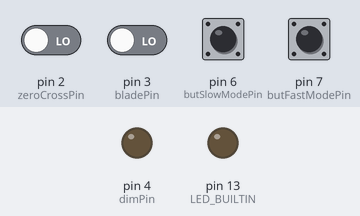
A sketch run on a simulated Arduino Uno, built with avr-gcc and run on an emulated ATmega328P. Parts: output pins drawn as LEDs (lit = HIGH). The inputs (shaded band) are chosen by the test bench; at power-on: pin 6 (butSlowModePin), pin 7 (butFastModePin) HIGH, pin 2 (zeroCrossPin), pin 3 (bladePin) LOW. EEPROM starts erased.

Above: at 1.2 s.
1.3 s: pin 6 (butSlowModePin) pulsed LOW 5 times (0.12 s each, 0.3 s apart)
At 3.26 s:
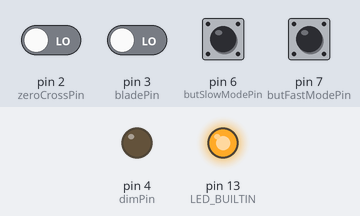
Timing chart, 0 to 11.8 s (numbered marks = the images above; inputs shaded):
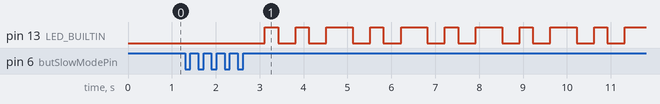

Measured:
- after the input at 1.3 s, pin 13 (LED_BUILTIN): LOW → HIGH after 1.8 s, then repeats every 1.7 s: LOW 0.40 s, HIGH 0.30 s, LOW 0.40 s, HIGH 0.60 s

The sketch:

main.ino
```cpp
#define dimPin 4
#define zeroCrossPin 2
#define bladePin 3
#define blades 7 // количество лопастей
#define butSlowModePin 6
#define butFastModePin 7
#define periodCounter 262 // мс, время подсчета лопастей, максимально 262 мс
#define INIT_ADDR 1023  // номер ячейки ключа первого запуска
#define INIT_KEY 85     // ключ первого запуска. 01010101

#define PID_INTEGER
#include "GyverPID.h"
#include "GyverTimers.h"
#include "GyverFilters.h"
#include "GyverButton.h"
#include <EEPROM.h>

enum {
  SLOW,
  MEDIUM,
  FAST
} speedMode;
uint16_t FAN_SPEED_SLOW; // = 1400;
uint16_t FAN_SPEED_MEDIUM; // = 1720;
uint16_t FAN_SPEED_FAST; // = 2500;
uint16_t bladesCount;
uint16_t fanSpeed; // оборотов в минуту
uint16_t bladeSpeed; // сколько лопастей должно пройти под датчиков за время periodCounter
uint16_t dimmNullPeriod; // dimmNullPeriod  0 - 10000
uint8_t isBladePrev; // значение считанного сигнала на предыдущем шаге
uint8_t isBladeNow; // значение считанного сигнала

volatile boolean ifCountingBlades; // флаг, ведётся ли подсчёт лопастей
boolean isEditMode; // флаг, что мы в режиме выставлеения скорости оборотов

GMedian<5, uint8_t> filterBlade;
GButton butSlowMode(butSlowModePin, HIGH_PULL);
GButton butFastMode(butFastModePin, HIGH_PULL);
uint32_t lastTimeClick;

GyverPID regulator(3, 20, 1); // (kp, ki, kd, dt)

void setup() {
  //pinMode(butSlowModePin, INPUT_PULLUP);
  //pinMode(butFastModePin, INPUT_PULLUP);

  pinMode(bladePin, INPUT);

  pinMode(zeroCrossPin, INPUT);                 // настраиваем порт на вход для отслеживания прохождения сигнала через ноль
  attachInterrupt(0, ISR_ZeroCross, RISING);    // настроить срабатывание прерывания на восходящий уровень

  pinMode(dimPin, OUTPUT);
  digitalWrite(dimPin, LOW);

  pinMode(LED_BUILTIN, OUTPUT);

  // прочитаем из EEPROM значения скоростей SLOW, MEDIUM, FAST
  if (EEPROM.read(INIT_ADDR) != INIT_KEY) { // первый запуск
    EEPROM.write(INIT_ADDR, INIT_KEY);    // записали ключ
    EEPROM.put(0, 1400); // FAN_SPEED_SLOW
    EEPROM.put(2, 1700); // FAN_SPEED_MEDIUM
    EEPROM.put(4, 2500); // FAN_SPEED_FAST
  }
  EEPROM.get(0, FAN_SPEED_SLOW);
  EEPROM.get(2, FAN_SPEED_MEDIUM);
  EEPROM.get(4, FAN_SPEED_FAST);

  //fanSpeed = FAN_SPEED_MEDIUM; // оборотов в минуту
  //SetSpeed(FAN_SPEED_MEDIUM);
  //bladeSpeed = (uint16_t) ((uint32_t)fanSpeed * blades * periodCounter / 60000); // сколько лопастей пройдёт под датчиком за время счёта
  //dimmNullPeriod = 5000;

  regulator.setDirection(REVERSE);  // направление регулирования (NORMAL/REVERSE). ПО УМОЛЧАНИЮ СТОИТ NORMAL
  regulator.setLimits(0, 10000);    // пределы
  regulator.setpoint = bladeSpeed;  // сообщаем регулятору величину, которую он должен поддерживать
  regulator.setDt(periodCounter);   // установка времени итерации в мс

  // настроим таймер
  Timer1.setPeriod((uint32_t) periodCounter * 1000); // установим таймер на подсчет лопастей в мкс
  Timer1.enableISR(CHANNEL_A);

  Timer2.enableISR(CHANNEL_A);
}

void loop() {
  // расчёт значения диммировния
  if (!ifCountingBlades) {
    regulator.input = bladesCount;   // сообщаем регулятору текущую скорость лопастей
    dimmNullPeriod = regulator.getResult();

    bladesCount = 0;
    ifCountingBlades = true;
    Timer1.restart();
  }

  // подсчёт скорости вращения вентилятор в лопостях
  isBladePrev = isBladeNow;
  isBladeNow = filterBlade.filtered(digitalRead(bladePin));
  if (ifCountingBlades && isBladePrev != isBladeNow) {
    bladesCount++;
  }

  // опрос кнопок выбора режима работы
  butSlowMode.tick();
  butFastMode.tick();
  switch (butSlowMode.getClicks()) {
    case 3:
      SetSpeed(SLOW);
      isEditMode = true;
      LedBlink(1);
      lastTimeClick = millis();
      break;
    case 4:
      SetSpeed(MEDIUM);
      isEditMode = true;
      LedBlink(2);
      lastTimeClick = millis();
      break;
    case 5:
      SetSpeed(FAST);
      isEditMode = true;
      LedBlink(3);
      lastTimeClick = millis();
      break;
  }
  switch (butFastMode.getClicks()) {
    case 3:
      BlinkRateSpeed(FAN_SPEED_SLOW);
      break;
    case 4:
      BlinkRateSpeed(FAN_SPEED_MEDIUM);
      break;
    case 5:
      BlinkRateSpeed(FAN_SPEED_FAST);
      break;
  }

  if (!isEditMode) { // если мы не в режиме опроса кнопок, то обрабатываем нажатия обычным способом, иначе игнорируем
    if (butSlowMode.isHold()) { // если переключатель скорости работы выбран на минимальную скорость
      SetSpeed(SLOW);
    } else if (butFastMode.isHold()) { // максимальная скорость работы
      SetSpeed(FAST);
    } else { // средняя скорость работы
      SetSpeed(MEDIUM);
    }
  } else {
    if (butSlowMode.isClick()){
      switch (speedMode) {
        case SLOW:
          FAN_SPEED_SLOW -= 20;
          break;
        case MEDIUM:
          FAN_SPEED_MEDIUM -= 20;
          break;
        case FAST:
          FAN_SPEED_FAST -= 20;
          break;
      }
      SetSpeed(speedMode, true);
      lastTimeClick = millis();
    }
    if (butFastMode.isClick()){
      switch (speedMode) {
        case SLOW:
          FAN_SPEED_SLOW += 20;
          break;
        case MEDIUM:
          FAN_SPEED_MEDIUM += 20;
          break;
        case FAST:
          FAN_SPEED_FAST += 20;
          break;
      }
      SetSpeed(speedMode, true);
      lastTimeClick = millis();
    }

    // если в течении 15 сек не нажимались кнопки, запишем в EEPROM
    if (millis() - lastTimeClick > 15000) {
      switch (speedMode) { // запишем в EEPROM значения скоростей SLOW, MEDIUM, FAST
        case SLOW:
          EEPROM.put(0, FAN_SPEED_SLOW);
          break;
        case MEDIUM:
          EEPROM.put(2, FAN_SPEED_MEDIUM);
          break;
        case FAST:
          EEPROM.put(4, FAN_SPEED_FAST);
          break;
      }
      isEditMode = false;
      LedBlink(3);
    }
  }
}

//----------------------ОБРАБОТЧИКИ ПРЕРЫВАНИЙ--------------------------
ISR(TIMER1_A) {
  ifCountingBlades = false;
  Timer1.pause();
}

void ISR_ZeroCross() {    // обработка внешнего прерывания на пересекание нуля снизу
  digitalWrite(dimPin, LOW);
  Timer2.setPeriod(dimmNullPeriod);
}

ISR(TIMER2_A) {
  digitalWrite(dimPin, HIGH);
  Timer2.stop();
}
//----------------------ОБРАБОТЧИКИ ПРЕРЫВАНИЙ--------------------------
```

ButtonFunction.ino
```cpp
void SetSpeed(uint8_t setMode) {
  SetSpeed(setMode, false);
}

void SetSpeed(uint8_t setMode, boolean force) {
  if (force == false) {
    switch (setMode) {
      case SLOW:
        if (speedMode != SLOW) {
          speedMode = SLOW;
          fanSpeed = FAN_SPEED_SLOW;
          bladeSpeed = (uint16_t) ((uint32_t)fanSpeed * blades * periodCounter / 30000);
          regulator.setpoint = bladeSpeed;
        }
        break;
      case MEDIUM:
        if (speedMode != MEDIUM) {
          speedMode = MEDIUM;
          fanSpeed = FAN_SPEED_MEDIUM;
          bladeSpeed = (uint16_t) ((uint32_t)fanSpeed * blades * periodCounter / 30000);
          regulator.setpoint = bladeSpeed;
        }
        break;
      case FAST:
        if (speedMode != FAST) {
          speedMode = FAST;
          fanSpeed = FAN_SPEED_FAST;
          bladeSpeed = (uint16_t) ((uint32_t)fanSpeed * blades * periodCounter / 30000);
          regulator.setpoint = bladeSpeed;
        }
        break;
    }
  } else {
    switch (setMode) {
      case SLOW:
        speedMode = SLOW;
        fanSpeed = FAN_SPEED_SLOW;
        break;
      case MEDIUM:
        speedMode = MEDIUM;
        fanSpeed = FAN_SPEED_MEDIUM;
        break;
      case FAST:
        speedMode = FAST;
        fanSpeed = FAN_SPEED_FAST;
        break;
    }
    bladeSpeed = (uint16_t) ((uint32_t)fanSpeed * blades * periodCounter / 30000);
    regulator.setpoint = bladeSpeed;
  }
}
```

LEDBlink.ino
```cpp
// моргнём count раз
void LedBlink(uint8_t count) {
  for (uint8_t i = 0; i < count - 1; i++ ) {
    digitalWrite(LED_BUILTIN, HIGH);
    delay(300);
    digitalWrite(LED_BUILTIN, LOW);
    delay(400);
  }
  digitalWrite(LED_BUILTIN, HIGH);
  delay(300);
  digitalWrite(LED_BUILTIN, LOW);
}


void BlinkRateSpeed(uint16_t nubmer) {
  uint16_t mask;
  uint8_t iByte;
  boolean isOne = false;

  delay(800);
  for (int8_t i = 15; i > -1; i--) {
    mask = 0;
    bitSet(mask, i);
    iByte = (nubmer & mask) >> i;
    if (isOne == false && iByte == 1) {
      isOne = true;
    }
    if (isOne == true) {
      if (iByte == 0) {
        digitalWrite(LED_BUILTIN, HIGH);
        delay(150);
        digitalWrite(LED_BUILTIN, LOW);
        delay(800);
      } else {
        digitalWrite(LED_BUILTIN, HIGH);
        delay(800);
        digitalWrite(LED_BUILTIN, LOW);
        delay(800);
      }
    }
  }
}
```
